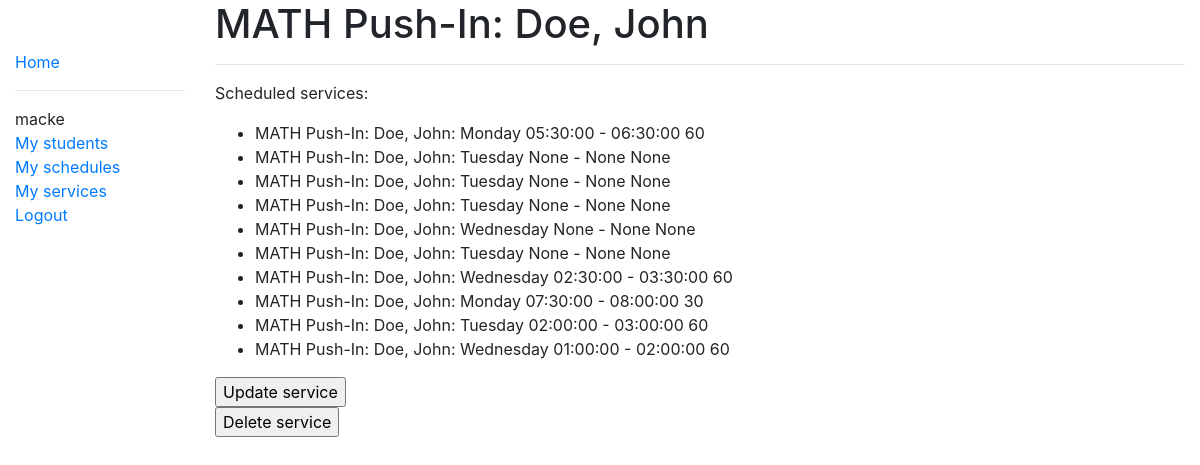
Screenshot of /app/servicedetail/1 (signed in) with the database file from the repository.
### app/models.py (models this page shows, shortened)
class Service(models.Model):
    student = models.ForeignKey('Student', related_name='services', on_delete=models.SET_NULL, null=True)
    SUBJECTS = (
        ('MATH', 'Math'),
        ('ELA', 'ELA')
        )
    subject = models.CharField(
        max_length=4,
        choices=SUBJECTS,
        default=None,
        help_text='Subject'
        )
    SERVICES = (
        ('Push-In', 'Push-In'),
        ('Pull-Out', 'Pull-Out')
        )
    service_type = models.CharField(
        max_length=8,
        choices=SERVICES,
        default=None,
        help_text='Service type'
        )
    total_time_req = models.IntegerField(help_text='Enter total time required')
    satisfied = models.BooleanField(help_text='Check if this service has been satisfied')
    def __str__(self):
        return f'{self.subject} {self.service_type}: {str(self.student)}'

class Student(models.Model):
    first_name = models.CharField(max_length=20, help_text='Enter First Name')
    middle_name = models.CharField(max_length=20, null=True, blank=True, help_text='Enter Middle Name')
    last_name = models.CharField(max_length=20, help_text='Enter Last Name')
    teacher = models.ForeignKey(User, on_delete=models.CASCADE, null=True)
    serviced = models.BooleanField(default=False, help_text='Check if the services for this student have been completed')
    id = models.UUIDField(primary_key=True, default=uuid.uuid4, help_text='Unique ID for this student')
    class Meta:
        ordering = ['last_name', 'first_name']
    def __str__(self):
        return f'{self.last_name}, {self.first_name}'

class ServiceInstance(models.Model):
    service = models.ForeignKey('Service', related_name='stud_serviceinstances', on_delete=models.SET_NULL, null=True, help_text='The particular service this belongs to')
    DAYS = (
        ('Monday','Monday'),
        ('Tuesday','Tuesday'),
        ('Wednesday','Wednesday'),
        ('Thursday','Thursday'),
        ('Friday','Friday'),
        )
    day = models.CharField(
        max_length=9,
        choices=DAYS,
        help_text='Day for the service')
    time_start = models.TimeField(default=timezone.now, blank=True)
    time_end = models.TimeField(default=timezone.now, blank=True)
    scheduled_for = models.ForeignKey('Schedule', related_name='sched_serviceinstances', on_delete=models.SET_NULL, null=True)
    @property
    def duration(self):
        if self.time_start != None and self.time_end != None:   # check because time_start and time_end can be blank
            start = timedelta(hours=self.time_start.hour, minutes=self.time_start.minute, seconds=self.time_start.second)
            end = timedelta(hours=self.time_end.hour, minutes=self.time_end.minute, seconds=self.time_end.second)
            time = end - start
            duration = int(time.total_seconds() / 60)
            return duration
    def __str__(self):
        return f'{self.service}: {self.day} {self.time_start} - {self.time_end} {self.duration}'

### app/views.py (the view)
# urls.py: path('servicedetail/<int:pk>', staff_member_required(views.ServiceDetailView.as_view()), name='service-detail'),
class ServiceDetailView(LoginRequiredMixin, generic.DetailView):
    login_url = '/accounts/login/'
    model = Service

### app/templates/app/service_detail.html
{% extends "base_template.html" %}
{% block content %}
    <h1>{{service}}</h1>
    <hr>
    <p>Scheduled services:</p>
    <ul>
        {% for serviceinstance in service.stud_serviceinstances.all %}
            <li>{{serviceinstance}}</li>
        {% endfor %}
    </ul>
    <form action="{% url 'update-service' service.id %}">
        <input type="submit" value="Update service"/>
    </form>
    <form action="{% url 'delete-service' service.id %}">
        <input type="submit" value="Delete service"/>
    </form>
{% endblock %}

### app/templates/base_template.html (shortened to what this page needs)
<!DOCTYPE html>
<html lang="en">
<head>
  <link rel="stylesheet" href="https://stackpath.bootstrapcdn.com/bootstrap/4.1.3/css/bootstrap.min.css">
  {% load static %}
  <link rel="stylesheet" href="{% static 'css/styles.css' %}">
</head>
<body>
  <div class="container-fluid">
    <div class="row">
      <div class="col-sm-2">
      {% block sidebar %}
        <ul class="sidebar-nav">
          <li><a href="{% url 'index' %}">Home</a></li>
          {% if user.is_authenticated %}
            <hr>
            <li>{{user}}</li>
            <li><a href="{% url 'student-list' %}">My students</a></li>
            <li><a href="{% url 'schedule-list' %}">My schedules</a></li>
            <li><a href="{% url 'service-list' %}"">My services</a></li>
            <li><a href="{% url 'logout' %}">Logout</a></li>
          {% else %}
            <li><a href="{% url 'login' %}">Login</a></li>
          {% endif %}
        </ul>
     {% endblock %}
      </div>
      <div class="col-sm-10 ">{% block content %}{% endblock %}</div>
    </div>
  </div>
</body>
</html>

### app/static/css/styles.css (style rules this page uses)
.sidebar-nav { margin-top: 50px; padding: 0; list-style: none; }

### rows the page displays
Service: subject+service_type+student "MATH Push-In: Doe, John"
ServiceInstance: service+day+time_start "MATH Push-In: Doe, John: Monday 05:30:00 - 06:30:00 60"
ServiceInstance: service+day+time_start "MATH Push-In: Doe, John: Tuesday None - None None"
ServiceInstance: service+day+time_start "MATH Push-In: Doe, John: Tuesday None - None None"
ServiceInstance: service+day+time_start "MATH Push-In: Doe, John: Tuesday None - None None"
ServiceInstance: service+day+time_start "MATH Push-In: Doe, John: Wednesday None - None None"
ServiceInstance: service+day+time_start "MATH Push-In: Doe, John: Tuesday None - None None"
ServiceInstance: service+day+time_start "MATH Push-In: Doe, John: Wednesday 02:30:00 - 03:30:00 60"
ServiceInstance: service+day+time_start "MATH Push-In: Doe, John: Monday 07:30:00 - 08:00:00 30"
ServiceInstance: service+day+time_start "MATH Push-In: Doe, John: Tuesday 02:00:00 - 03:00:00 60"
ServiceInstance: service+day+time_start "MATH Push-In: Doe, John: Wednesday 01:00:00 - 02:00:00 60"

### other values shown
{{ user }} "macke"
